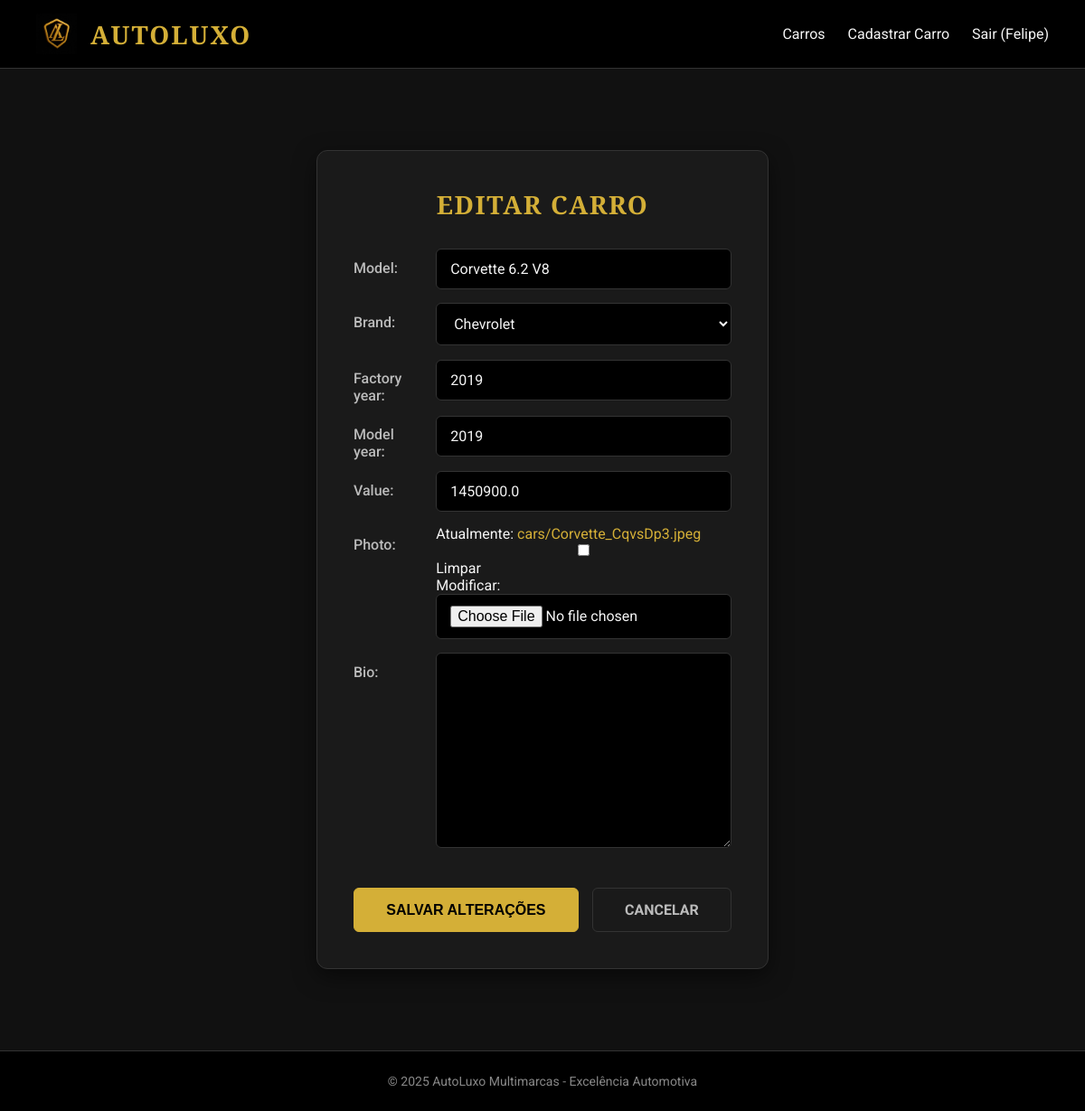
The page /car/22/update (signed in) on the database its author committed.
### cars/models.py (models this page shows, shortened)
class Car(models.Model):
    model = models.CharField(max_length=200)
    brand = models.ForeignKey(Brand, on_delete=models.PROTECT, related_name='Car_brand')
    factory_year = models.IntegerField(blank=True, null=True)
    model_year = models.IntegerField(blank=True, null=True)
    value = models.FloatField(blank=True, null=True)
    photo = models.ImageField(upload_to='cars/', blank=True, null=True)
    bio = models.TextField(blank=True, null=True)

### cars/views.py (the view)
# urls.py: path('car/<int:pk>/update', CarUptadeView.as_view(), name='car_uptade'),
@method_decorator(login_required(login_url='login'), name='dispatch')
class CarUptadeView(UpdateView):
    model = Car
    form_class = CarModelForm
    template_name = 'car_uptade.html'
    success_url = '/cars/'

### cars/forms.py (shortened to what this page needs)
class CarModelForm(forms.ModelForm):
    class Meta:
        model = Car
        fields = '__all__'

### cars/models.py (called while the page is built)
    def __str__(self):
        return self.name

### cars/templates/car_uptade.html (shortened to what this page needs)
{% extends "base.html" %}
{% block content %}
<div class="form-container">
    <form method="post" enctype="multipart/form-data">
        <h1>Editar Carro</h1>
        <table>
            {{ form.as_table }}
        </table>
        <div class="action-buttons">
            <input type="submit" value="Salvar Alterações" class="btn btn-primary">
            <a href="{% url 'cars' %}" class="btn btn-secondary">Cancelar</a>
        </div>
    </form>
</div>
{% endblock %}

### app/templates/base.html (shortened to what this page needs)
{% load static %}
<!DOCTYPE html>
<html lang="pt-br">
<head>
    <link rel="stylesheet" href="{% static 'css/style.css' %}">
</head>
<body>
    <header>
        <div class="nav-container">
            <div class="logo">
                <a href="{% url 'cars' %}">
                    <img src="{% static 'images/image.png' %}" alt="Logo da AutoLuxo">
                    <h1>AutoLuxo</h1>
                </a>
            </div>
            <nav>
                <ul>
                    <li><a href="{% url 'cars' %}">Carros</a></li>
                    {% if user.is_authenticated %}
                    <li><a href="{% url 'new_car' %}">Cadastrar Carro</a></li>
                    <li><a href="{% url 'logout' %}">Sair ({{ user.username }})</a></li>
                    {% else %}
                    <li><a href="{% url 'register' %}">Cadastre-se</a></li>
                    <li><a href="{% url 'login' %}">Login</a></li>
                    {% endif %}
                </ul>
            </nav>
        </div>
    </header>
    <main>
        {% block content %}{% endblock %}
    </main>
    <footer>
        <p>&copy; 2025 AutoLuxo Multimarcas - Excelência Automotiva</p>
    </footer>
</body>
</html>

### app/static/css/style.css (style rules this page uses)
:root { --cor-preto-fundo: #111111; --cor-preto-card: #1a1a1a; --cor-dourado: #d4af37; --cor-dourado-hover: #b38e2e; --cor-branco-texto: #f5f5f5; --cor-cinza-texto: #bbb; --cor-borda: #333; --font-principal: 'Playfair Display', serif; --font-secundaria: 'Roboto', sans-serif; }
.action-buttons { display: flex; gap: 15px; }
.btn { flex-grow: 1; padding: 14px 20px; text-align: center; text-decoration: none; font-size: 16px; font-weight: bold; border-radius: 6px; text-transform: uppercase; transition: all 0.3s ease; cursor: pointer; }
.btn-primary { background-color: var(--cor-dourado); color: #000; border: 1px solid var(--cor-dourado); }
* { margin: 0; padding: 0; box-sizing: border-box; }
html, body { height: 100%; }
body { display: flex; flex-direction: column; font-family: var(--font-secundaria); background-color: var(--cor-preto-fundo); color: var(--cor-branco-texto); }
main { flex: 1; padding: 40px 20px; }
a { color: var(--cor-dourado); text-decoration: none; }
header { background-color: #000; padding: 15px 40px; border-bottom: 1px solid var(--cor-borda); }
.nav-container { display: flex; justify-content: space-between; align-items: center; max-width: 1400px; margin: 0 auto; }
.logo a { display: flex; align-items: center; gap: 15px; text-decoration: none; }
.logo img { height: 45px; width: auto; }
.logo h1 { font-family: var(--font-principal); color: var(--cor-dourado); font-size: 28px; letter-spacing: 2px; text-transform: uppercase; margin: 0; }
nav ul { list-style: none; display: flex; align-items: center; gap: 25px; }
nav ul li a { color: var(--cor-branco-texto); text-decoration: none; font-size: 16px; padding: 10px 0; position: relative; transition: color 0.3s ease; }
nav ul li a::after { content: ''; position: absolute; width: 0; height: 2px; bottom: 0; left: 0; background-color: var(--cor-dourado); transition: width 0.3s ease; }
.form-container { max-width: 500px; margin: 50px auto; background-color: var(--cor-preto-card); padding: 40px; border-radius: 12px; border: 1px solid var(--cor-borda); box-shadow: 0 8px 25px rgba(0, 0, 0, 0.5); }
footer { background-color: #000; color: #888; padding: 25px; text-align: center; font-size: 14px; border-top: 1px solid var(--cor-borda); }

### rows shown on the page
Car: model "Corvette 6.2 V8", brand "Chevrolet", factory_year "2019", model_year "2019", value "1450900.0"

### other values the page prints
{{ user.username }} "Felipe"
